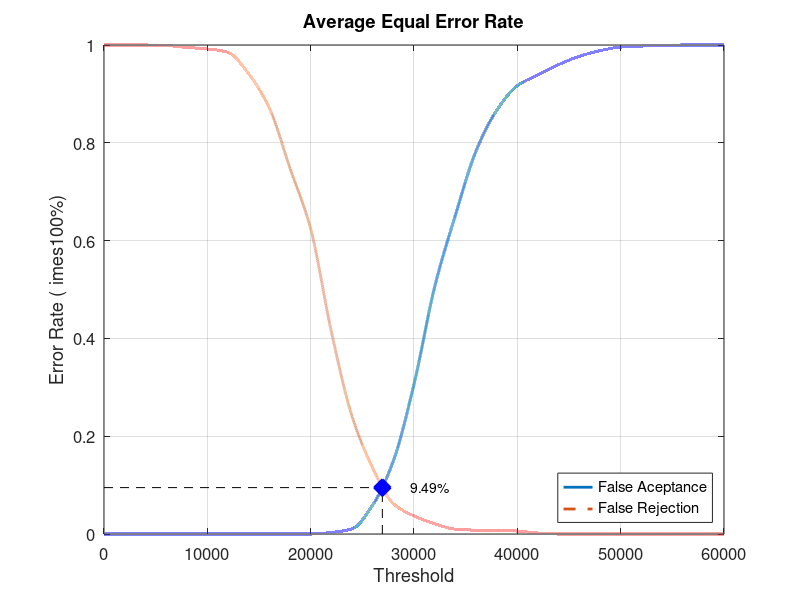
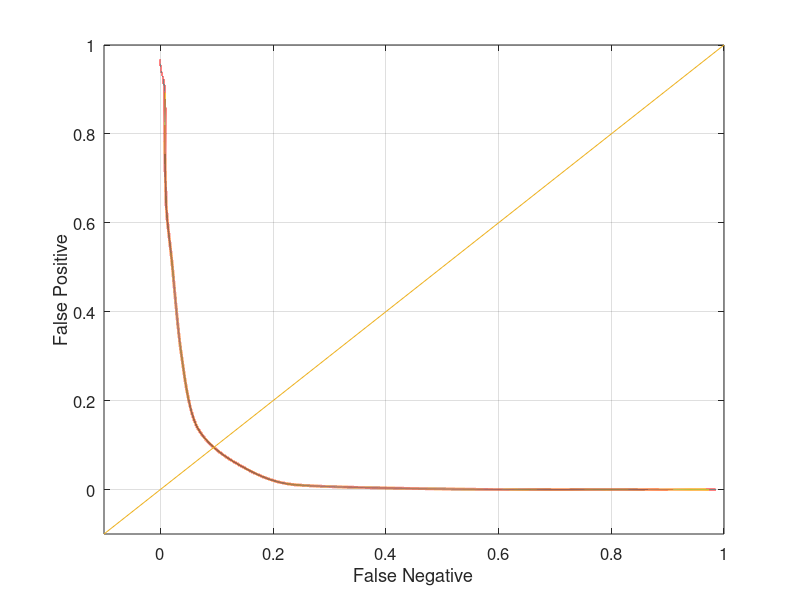

Here is the MATLAB script that generated these plots, in order:
close all;
clear;
clc;
x = 0:2000:60000;
xq = 0:0.5:60000;

y0 = [0 0 0 0 0 0 0 0 0 0 0 0.0031579 0.0105263 0.0589474 0.149474 0.306316 0.505263 0.651579 0.783158 0.866316 0.916842 0.938947 0.96 0.976842 0.988421 0.995789 0.997895 0.998947 1 1 1]
yy0 = interp1(x, y0, xq, 'pchip');
y1 = [1 1 1 0.999 0.995 0.992 0.985 0.941 0.871 0.748 0.624 0.414 0.241 0.135 0.062 0.037 0.021 0.01 0.008 0.008 0.006 0.002 0 0 0 0 0 0 0 0 0]
yy1 = interp1(x, y1, xq, 'pchip');

% Calculating EER: 
y2 = abs(y0 - y1);
find(y2 == min(y2))
yy2 = abs(yy0 - yy1);
xEER = find(yy2 == min(yy2));
xEERIndex = xq(xEER) % X-axis EER
yEER = yy0(xEER) % Y-axis EER

main = figure
plot(xq, yy0,'-','LineWidth', 2);	hold on
plot(xq, yy1,'--','LineWidth', 2);	hold on
plot([xEERIndex xEERIndex], [0 yEER], 'k--');	hold on
plot([0 xEERIndex], [yEER yEER], 'k--');	hold on
plot(xEERIndex, yEER, 'bx', 'LineWidth', 10);	hold on
text(xEERIndex + 10 * xEERIndex / 100, yEER, [num2str(round((10000 * yEER)) / 100) '%'])
legend('False Aceptance', 'False Rejection', 'Location', 'SouthEast')
xlabel('Threshold')
ylabel('Error Rate (	imes100%)')
title('Average Equal Error Rate')
set(gca, 'FontSize', 12)
axis([0 60000 0 1])
grid on

print(main, 'Database3AverageMain', '-dpng');
FNRxFPR = figure('Color', [1 1 1]);
plot(yy1, yy0, '-', yy1, yy0, 'LineWidth', 2);
hold on
y = -0.1:0.1:1
plot(y, y); 
set(gca, 'FontSize', 12)
xlabel('False Negative')
ylabel('False Positive')
axis([-0.1 1 -0.1 1])
set(gca, 'FontSize', 12)
grid on

print(FNRxFPR, 'Database3AverageFNRxFPR','-dpng');
